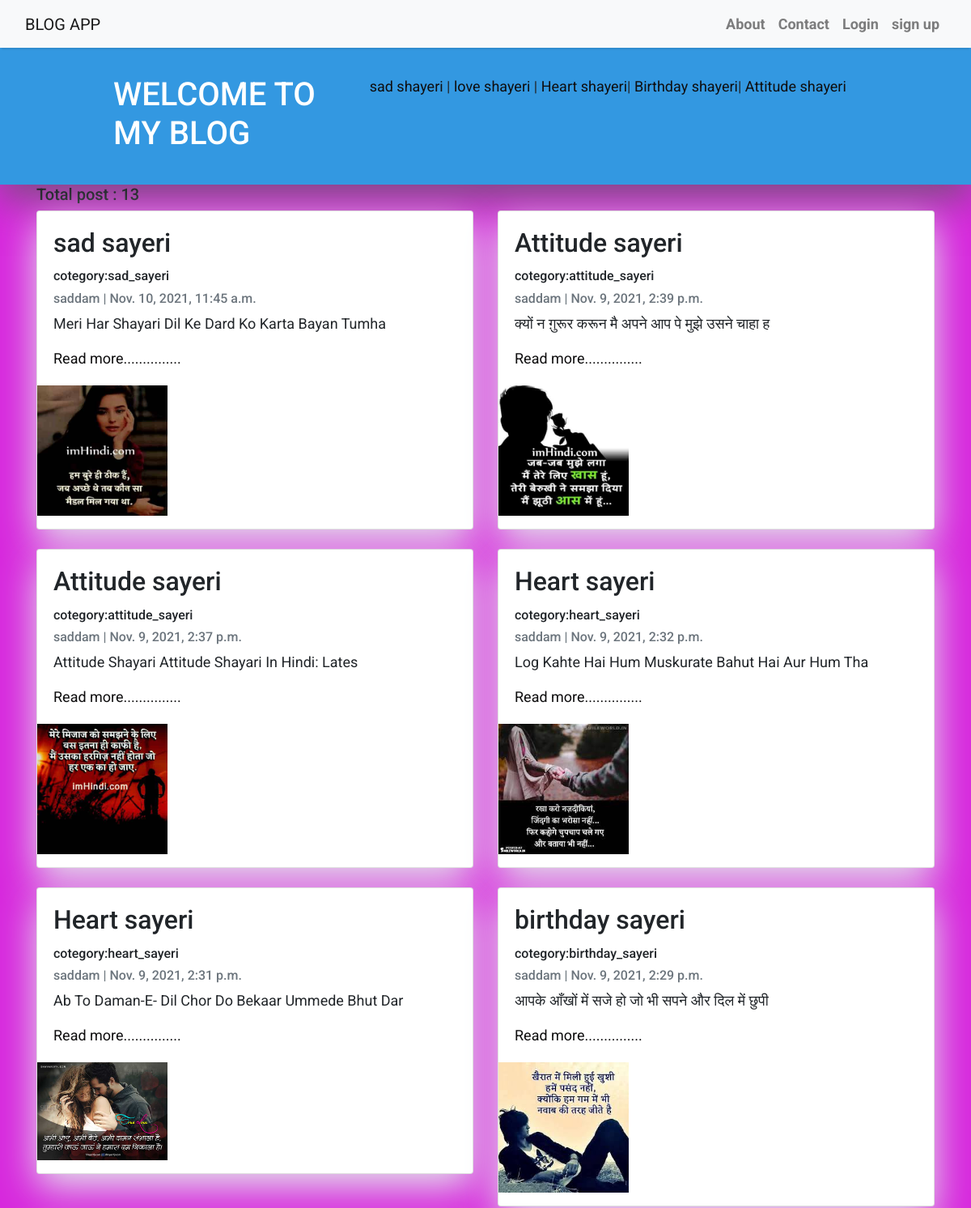
Before: / (upper part) with the older database file.
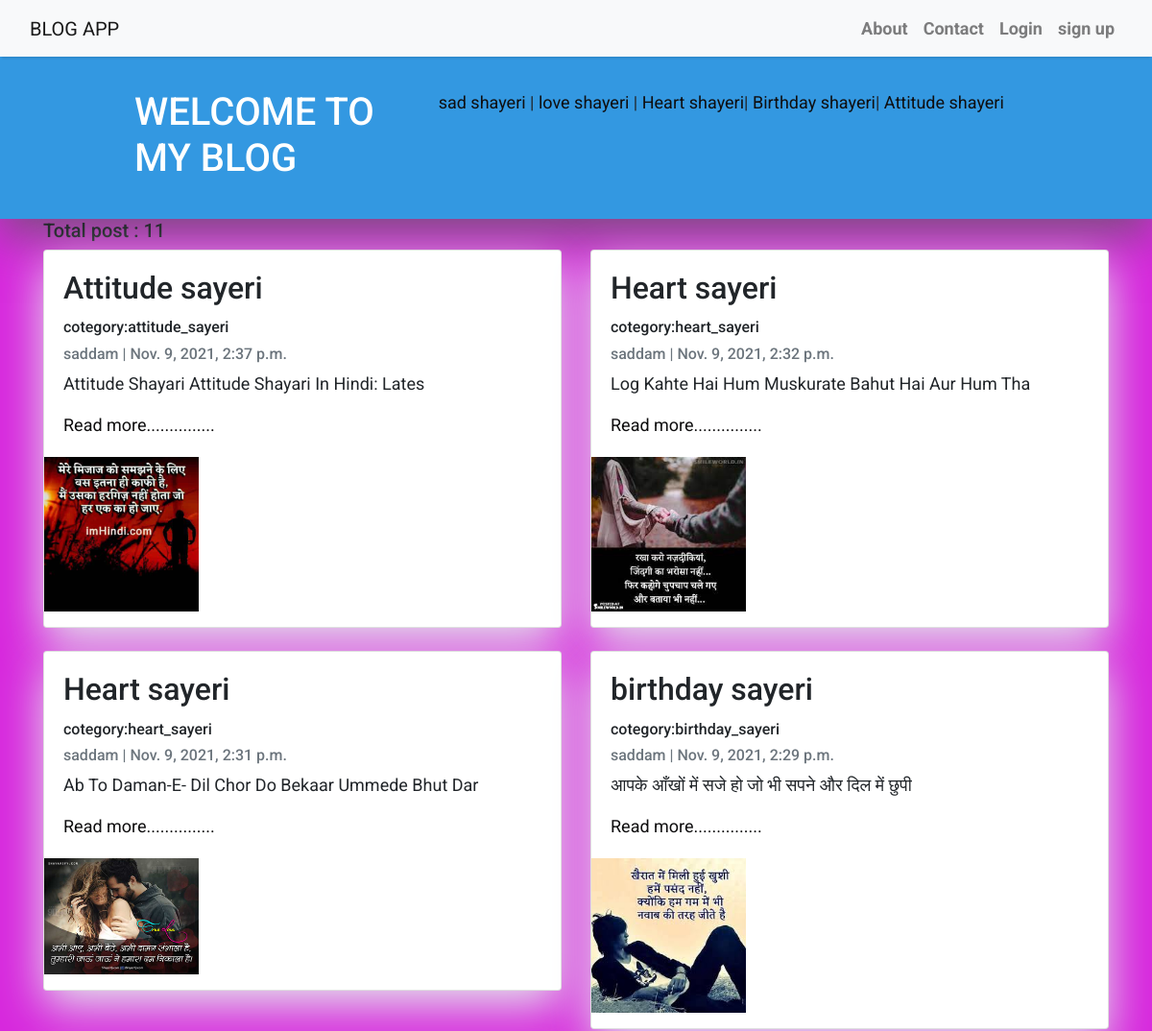
After: the same page with the newer database file.
### blog_app/models.py (models this page shows, shortened)
class Post(models.Model):
    title = models.CharField(max_length=200)
    image=models.ImageField(upload_to='images/')
    author = models.ForeignKey(User, on_delete= models.CASCADE,related_name='blog_posts')
    cotegory=models.CharField(max_length=100,choices=cotegory,default='love_sayeri')
    updated_on = models.DateTimeField(auto_now= True)
    content = models.TextField()
    created_on = models.DateTimeField(auto_now_add=True)
    status = models.IntegerField(choices=STATUS, default=0)
    class Meta:
        ordering = ['-created_on']

### blog_app/views.py (the view)
# urls.py: path('',views.indexpage,name='home'),
def indexpage(request):
    type=request.GET.get('type')
    print(type)
    if type=='sad_sayeri':
        data =Post.objects.filter(cotegory=type)
        return render(request,'index.html',{'data':data})
    elif type=='love_sayeri':
        data =Post.objects.filter(cotegory=type)
        return render(request,'index.html',{'data':data})
    elif type=='sad_sayeri':
        data =Post.objects.filter(cotegory=type)
        return render(request,'index.html',{'data':data})
    elif type=='birthday_sayeri':
        data =Post.objects.filter(cotegory=type)
        return render(request,'index.html',{'data':data})
    elif type=='heart_sayeri':
        data =Post.objects.filter(cotegory=type)
        return render(request,'index.html',{'data':data})
    elif type=='attitude_sayeri':
        data =Post.objects.filter(cotegory=type)
        return render(request,'index.html',{'data':data})
    else:           #all shayeri
       data =Post.objects.all()
       return render(request,'index.html',{'data':data})

### blog_app/templates/index.html (shortened to what this page needs)
{% extends "base.html" %}
{% block content %}
<header class="masthead">
    <div class="container">
        <div class="row">
            <div class=" col-md-8 col-md-10 mx-auto">
                <div class="site-heading">
                    <div class="row ">
                        <div class="col-sm-4 mx-auto ">
                            <h1 class=" site-heading my-4 mt-3 text-white"> WELCOME TO MY  BLOG </h1>
                        </div>
                        <div class="col-sm-8 mx-auto m-4">
                            <a href="/?type=sad_sayeri" >sad shayeri</a> |
                        <a href="/?type=love_sayeri" >love shayeri</a> |
                        <a href="/?type=heart_sayeri" >Heart shayeri</a>|
                        <a href="/?type=birthday_sayeri" >Birthday shayeri</a>|
                        <a href="/?type=attitude_sayeri" >Attitude shayeri</a>
                        </div>
                    </div>
                </div>
            </div>
        </div>
    </div>
</header>
<div class="container">
    <h5>Total post : {{data.count}}</h5>
    <div class="row">
        {% for post in data %}
        <div class="col-md-6 mx-auto ">
            <div class="card mb-4">
                <div class="card-body">
                    <h2 class="card-title">{{ post.title }}</h2>
                    <h6>cotegory:{{post.cotegory}}</h6>
                    <p class="card-text text-muted h6">{{ post.author }} | {{ post.created_on}} </p>
                    <p class="card-text">{{post.content|slice:":50" }} </p>
                    <a href="postbyid{{post.id}}" >Read more...............</a>
                </div>
                <p> <img src="{{ post.image.url }}" class="img-responsive" style="width: 30%; float: left; margin-right: 10px;" /></p>
            </div>
        </div>
        {% endfor %}
    </div>
</div>
{%endblock%}

### blog_app/templates/base.html (shortened to what this page needs)
<!DOCTYPE html>
<html>
    <head>
        <link rel="stylesheet" href="https://maxcdn.bootstrapcdn.com/bootstrap/4.0.0/css/bootstrap.min.css"
 />
    </head>
    <body>
        <nav class="navbar navbar-expand-lg navbar-light bg-light shadow" id="mainNav">
            <div class="container-fluid">
                <a class="navbar-brand" href="">BLOG APP</a>
                <div class="collapse navbar-collapse" id="navbarResponsive">
                    <ul class="navbar-nav ml-auto">
                        <li class="nav-item text-red">
                            <a class="nav-link text-black font-weight-bold" href="/about">About</a>
                        </li>
                        <li class="nav-item text-black">
                            <a class="nav-link text-black font-weight-bold" href="/contact">Contact</a>
                        </li>
                        {% if request.user.is_authenticated %}
                        <li class="nav-item text-blue">
                            <a class="nav-link text-blue font-weight-bold" href="/profile">Profile</a>
                        </li>
                        <li class="nav-item text-blue">
                            <a class="nav-link text-blue font-weight-bold" href="/logout">logout</a>
                        </li>
                        {%else%}
                        <li class="nav-item text-blue">
                            <a class="nav-link text-blue font-weight-bold" href="/login">Login</a>
                        </li>
                        <li class="nav-item text-blue">
                            <a class="nav-link text-blue font-weight-bold" href="/signupuser">sign up</a>
                        </li>
                        {%endif%}
                    </ul>
                </div>
            </div>
        </nav>
        {% block content %}{% endblock content %}
    </body>
</html>

### blog_app/templates/base.html (style rules this page uses)
body { font-family: "Roboto", sans-serif; font-size: 17px; background-color: #d318b4; }
.shadow { box-shadow: 0 4px 2px -2px rgba(0, 0, 0, 0.1); }
.masthead { background: #3398E1; height: auto; padding-bottom: 15px; box-shadow: 0 16px 48px #77507a; padding-top: 10px; }

### blog_app/templates/index.html (style rules this page uses)
body { font-family: "Roboto", sans-serif; font-size: 18px; background-color: #d728dd; }
.card { box-shadow: 0 16px 48px #E3E7EB; }
a:link { color: rgb(15, 14, 15); background-color: transparent; text-decoration: none; }

Changed rows visible on the page:
removed Post: title "sad sayeri", cotegory "sad_sayeri", author "saddam", created_on "Nov. 10, 2021, 11:45 a.m.", content "Meri Har Shayari Dil Ke Dard Ko Karta Bayan Tumha", image (picture)
removed Post: title "Attitude sayeri", cotegory "attitude_sayeri", author "saddam", created_on "Nov. 9, 2021, 2:39 p.m.", content "क्यों न ग़ुरूर करून मै अपने आप पे मुझे उसने चाहा ह", image (picture)
Other visible differences:
{{ data.count }}: "13" → "11"
